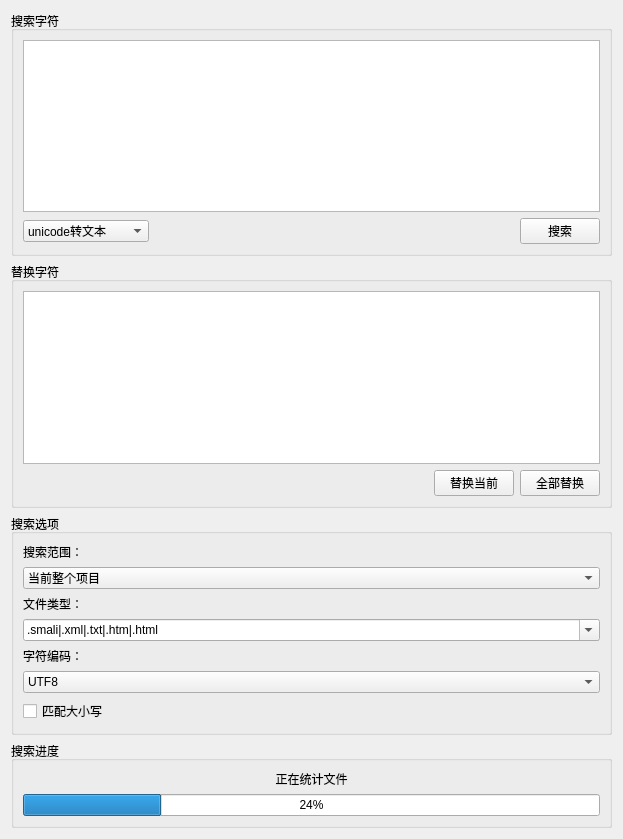
<?xml version="1.0" encoding="UTF-8"?>
<ui version="4.0">
 <class>searchWindow</class>
 <widget class="QWidget" name="searchWindow">
  <property name="geometry">
   <rect>
    <x>0</x>
    <y>0</y>
    <width>623</width>
    <height>839</height>
   </rect>
  </property>
  <property name="windowTitle">
   <string>Form</string>
  </property>
  <layout class="QVBoxLayout" name="verticalLayout_5">
   <item>
    <widget class="QGroupBox" name="groupBox">
     <property name="title">
      <string>搜索字符</string>
     </property>
     <layout class="QVBoxLayout" name="verticalLayout">
      <item>
       <widget class="QTextEdit" name="textEdit"/>
      </item>
      <item>
       <layout class="QHBoxLayout" name="horizontalLayout">
        <item>
         <widget class="QComboBox" name="convertTextComboBox">
          <item>
           <property name="text">
            <string>unicode转文本</string>
           </property>
          </item>
          <item>
           <property name="text">
            <string>文本转unicode</string>
           </property>
          </item>
          <item>
           <property name="text">
            <string>十进制转十六进制</string>
           </property>
          </item>
          <item>
           <property name="text">
            <string>十六进制转十进制</string>
           </property>
          </item>
         </widget>
        </item>
        <item>
         <spacer name="horizontalSpacer">
          <property name="orientation">
           <enum>Qt::Horizontal</enum>
          </property>
          <property name="sizeHint" stdset="0">
           <size>
            <width>40</width>
            <height>20</height>
           </size>
          </property>
         </spacer>
        </item>
        <item>
         <widget class="QPushButton" name="searchButton">
          <property name="text">
           <string>搜索</string>
          </property>
         </widget>
        </item>
       </layout>
      </item>
     </layout>
    </widget>
   </item>
   <item>
    <widget class="QGroupBox" name="groupBox_2">
     <property name="title">
      <string>替换字符</string>
     </property>
     <layout class="QVBoxLayout" name="verticalLayout_2">
      <item>
       <widget class="QTextEdit" name="textEdit_2"/>
      </item>
      <item>
       <layout class="QHBoxLayout" name="horizontalLayout_2">
        <item>
         <spacer name="horizontalSpacer_2">
          <property name="orientation">
           <enum>Qt::Horizontal</enum>
          </property>
          <property name="sizeHint" stdset="0">
           <size>
            <width>40</width>
            <height>20</height>
           </size>
          </property>
         </spacer>
        </item>
        <item>
         <widget class="QPushButton" name="pushButton_2">
          <property name="text">
           <string>替换当前</string>
          </property>
         </widget>
        </item>
        <item>
         <widget class="QPushButton" name="pushButton">
          <property name="text">
           <string>全部替换</string>
          </property>
         </widget>
        </item>
       </layout>
      </item>
     </layout>
    </widget>
   </item>
   <item>
    <widget class="QGroupBox" name="groupBox_3">
     <property name="title">
      <string>搜索选项</string>
     </property>
     <layout class="QVBoxLayout" name="verticalLayout_3">
      <item>
       <widget class="QLabel" name="label">
        <property name="text">
         <string>搜索范围：</string>
        </property>
       </widget>
      </item>
      <item>
       <widget class="QComboBox" name="comboBox_2">
        <item>
         <property name="text">
          <string>当前整个项目</string>
         </property>
        </item>
        <item>
         <property name="text">
          <string>选中的文件或文件夹</string>
         </property>
        </item>
       </widget>
      </item>
      <item>
       <widget class="QLabel" name="label_2">
        <property name="text">
         <string>文件类型：</string>
        </property>
       </widget>
      </item>
      <item>
       <widget class="QComboBox" name="fileTypeComboBox">
        <property name="editable">
         <bool>true</bool>
        </property>
        <item>
         <property name="text">
          <string>.smali|.xml|.txt|.htm|.html</string>
         </property>
        </item>
        <item>
         <property name="text">
          <string>所有文件</string>
         </property>
        </item>
        <item>
         <property name="text">
          <string>.smali</string>
         </property>
        </item>
       </widget>
      </item>
      <item>
       <widget class="QLabel" name="label_3">
        <property name="text">
         <string>字符编码：</string>
        </property>
       </widget>
      </item>
      <item>
       <widget class="QComboBox" name="comboBox_4">
        <item>
         <property name="text">
          <string>UTF8</string>
         </property>
        </item>
        <item>
         <property name="text">
          <string>ANSI</string>
         </property>
        </item>
        <item>
         <property name="text">
          <string>UNICODE</string>
         </property>
        </item>
       </widget>
      </item>
      <item>
       <widget class="QCheckBox" name="isCaseCheckbox">
        <property name="text">
         <string>匹配大小写</string>
        </property>
       </widget>
      </item>
     </layout>
    </widget>
   </item>
   <item>
    <widget class="QGroupBox" name="groupBox_4">
     <property name="title">
      <string>搜索进度</string>
     </property>
     <layout class="QVBoxLayout" name="verticalLayout_4">
      <item>
       <widget class="QLabel" name="countFileLabel">
        <property name="text">
         <string>正在统计文件</string>
        </property>
        <property name="alignment">
         <set>Qt::AlignCenter</set>
        </property>
       </widget>
      </item>
      <item>
       <widget class="QProgressBar" name="progressBar">
        <property name="value">
         <number>24</number>
        </property>
       </widget>
      </item>
     </layout>
    </widget>
   </item>
  </layout>
 </widget>
 <resources/>
 <connections/>
</ui>
